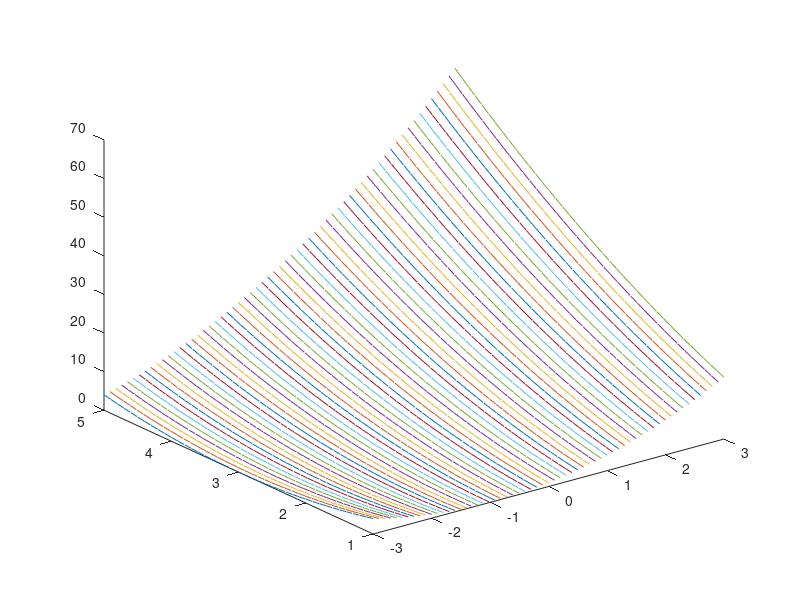

The MATLAB source for this figure:
% 绘制多条曲线
clear
figure
x = -3: 0.1: 3;
y = 1 : 0.1: 5;
[X, Y] = meshgrid(x,y);
% [X,Y] = meshgrid(x,y)
% returns 2-D grid coordinates based on the coordinates contained in vectors
% x and y. X is a matrix where each row is a copy of x,
% and Y is a matrix where each column is a copy of y.
% The grid represented by the coordinates
% X and Y has length(y) rows and length(x) columns.
% x = 1:3;
% y = 1:5;
% [X,Y] = meshgrid(x,y)
% X = 5×3
%
%      1     2     3
%      1     2     3
%      1     2     3
%      1     2     3
%      1     2     3
%
% Y = 5×3
%
%      1     1     1
%      2     2     2
%      3     3     3
%      4     4     4
%      5     5     5
Z = (X+Y).^2;
plot3(X,Y,Z)
